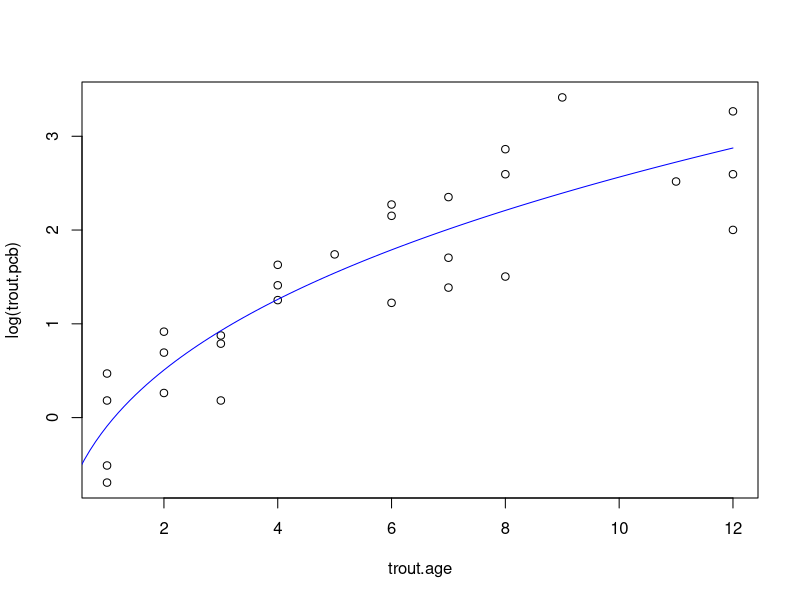
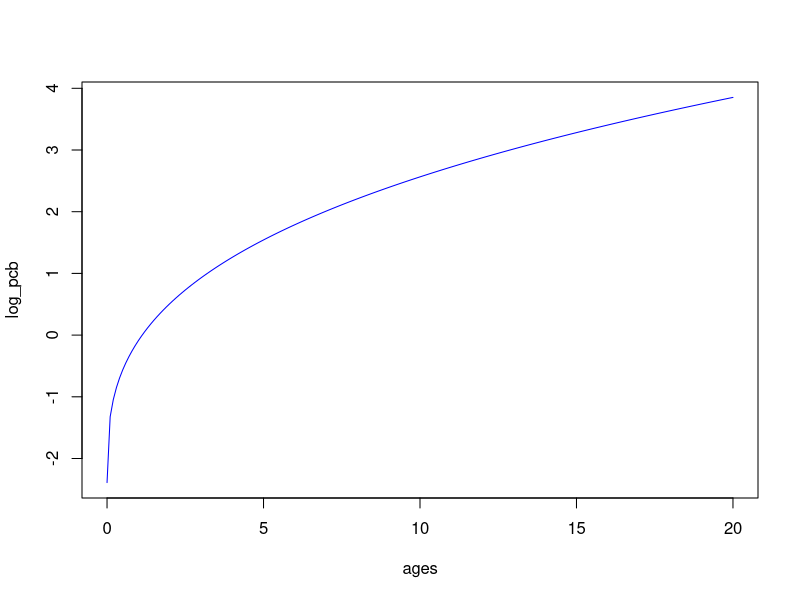
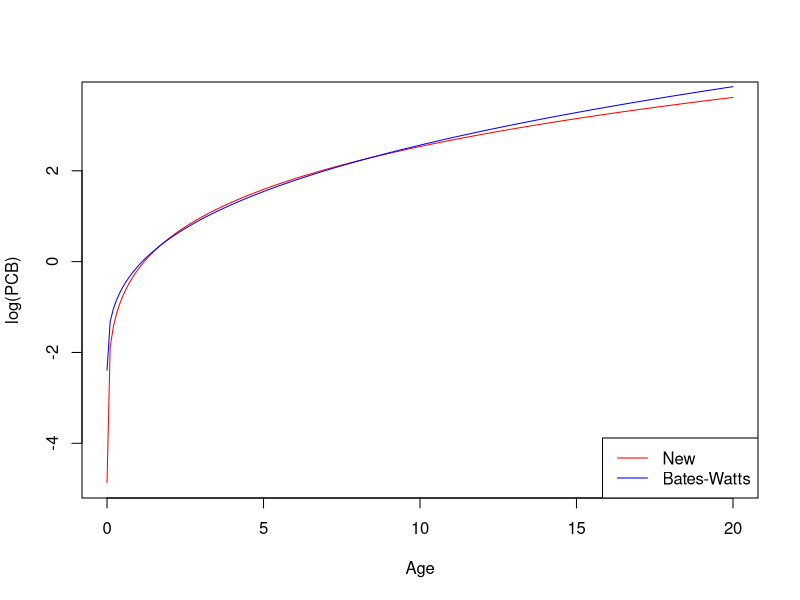

Recreate these plots in R, in order.
#' ---
#' title: Lab 1 - Coursework solution
#' author: Tom Palmer
#' date: 8th October 2017
#' --- 

# ------------------------------------------------------------------------------
# data input
# ------------------------------------------------------------------------------
trout.age <- c( 1, 1,  1,  1 , 2 , 2 , 2 , 3  ,3  ,3 , 4 
                , 4 , 4 , 5 , 6 , 6 , 6 , 7 , 7
                , 7 , 8 , 8 , 8 , 9, 11, 12, 12, 12)
trout.pcb <- c( 0.6 , 1.6 , 0.5  ,1.2,  2.0 , 1.3 , 2.5 , 
                2.2 , 2.4 , 1.2 , 3.5, 4.1 , 5.1 , 5.7 , 
                3.4,  9.7 , 8.6 , 4.0,  5.5, 10.5, 17.5, 
                13.4, 4.5, 30.4, 12.4, 13.4, 26.2,  7.4)

# ------------------------------------------------------------------------------
# (1) reproduce final plot
# ------------------------------------------------------------------------------
ages <- seq(from=0, to=12, by=0.1)
a <- -2.3907
b <- 2.300
l <- a + b*ages^(1/3)

plot(x=trout.age, y=log(trout.pcb))
points(x=ages, y=l, type="l", col="blue")


# ------------------------------------------------------------------------------
# (2) log(pcb) equation
# ------------------------------------------------------------------------------
calc_log_pcb <- function(a, b, ages) {
  log_pcb = a + b*ages^(1/3)
  return(log_pcb)
}

print(calc_log_pcb)


# ------------------------------------------------------------------------------
# (3) extend age plot 
# ------------------------------------------------------------------------------
ages <- seq(from=0, to=20, by=0.1)
log_pcb <- calc_log_pcb(a=-2.3907, b=2.300, ages=ages)


plot(x=ages, y=log_pcb, type="l", col="blue")


# ------------------------------------------------------------------------------
# (4) maximum expected log(PCB)
# ------------------------------------------------------------------------------
print(max(log_pcb))


# ------------------------------------------------------------------------------
# (5) update the trout model
# ------------------------------------------------------------------------------
# 

# ------------------------------------------------------------------------------
# (a) New log(pcb) equation
# ------------------------------------------------------------------------------
calc_log_pcb2 <- function(a=-4.865, b=4.7016, c=0.1969, ages) {
  log_pcb = a + b*ages^c
  return(log_pcb)
}

print(calc_log_pcb2)

# ------------------------------------------------------------------------------
# (b) Comparison of estimators for 10 year old trout
# ------------------------------------------------------------------------------

print(c("Bates-Watts estimator", 
        calc_log_pcb2(a=-2.3907, b=2.300, c=1/3, ages=10)))

print(c("New estimator", calc_log_pcb2(ages=10)))


# ------------------------------------------------------------------------------
# (c) Comparison of estimators for 10 year old trout
# ------------------------------------------------------------------------------

log_pcb2 = calc_log_pcb2(ages=ages)

# plot using new model data first
plot(x=ages, y=log_pcb2, type="l", col="red", 
     xlab="Age", ylab="log(PCB)")
# then overlay old model data
points(x=ages, y=log_pcb, type="l", col="blue")
legend(x="bottomright", c("New","Bates-Watts"),lty=c(1,1),col=c("red","blue"))
